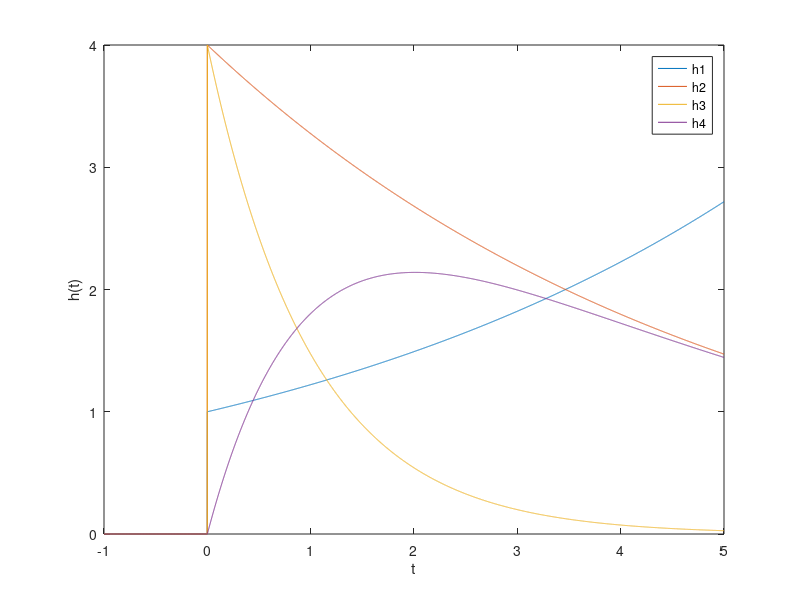

The MATLAB source for this figure:
%Problem C.1
t = -1:0.001:5;

u = @(t) 1.0*(t>=0);
h1 = @(t) exp(t/5).*u(t);
h2 = @(t) 4*exp(-t/5).*u(t);
h3 = @(t) 4*exp(-t).*u(t);
h4 = @(t) 4*(exp(-t/5) - exp(-t)).*u(t);

plot(t, h1(t));
hold on;
plot(t, h2(t));
plot(t, h3(t));
plot(t, h4(t));
xlabel('t');
ylabel('h(t)');
legend('h1', 'h2', 'h3', 'h4');

hold off;

%Problem C.2
%Lambda1 = 1/5
%Lambda2 = -1/5
%Lambda3 = -1
%Lambda4 = -1/5 and -1